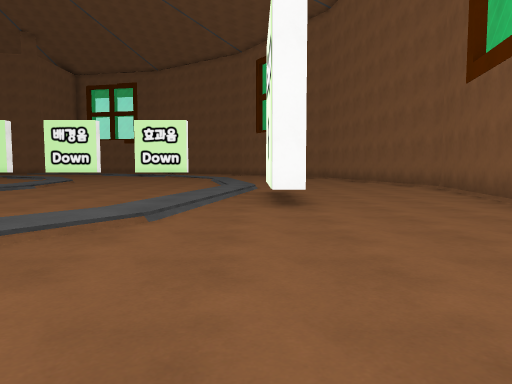
View 1 (above)

20 first-person views from a walk through a scene from a Unity 3-D project. The camera is 1.2 m above the floor, tilts 4° down and sees 70° across. The floor is counted in squares, 2 m on a side. Each view is taken from the middle of a square. On the plan, view 1 faces up. The plan holds only what a view shows up to about 10 squares ahead; the rest is blank. The place goes on beyond the plan. The player is left out. Some animated figures are left out. Some surface patterns are stand-ins.

View 2
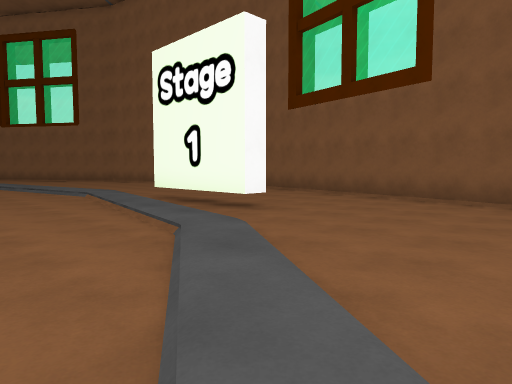

View 3
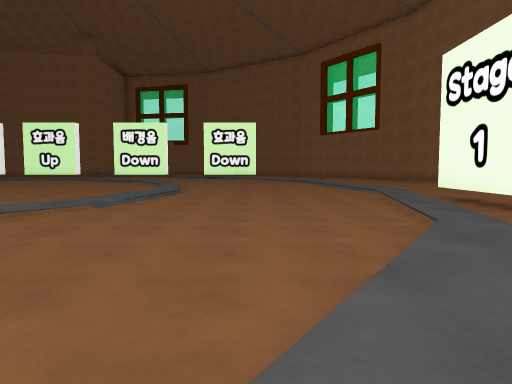

View 4
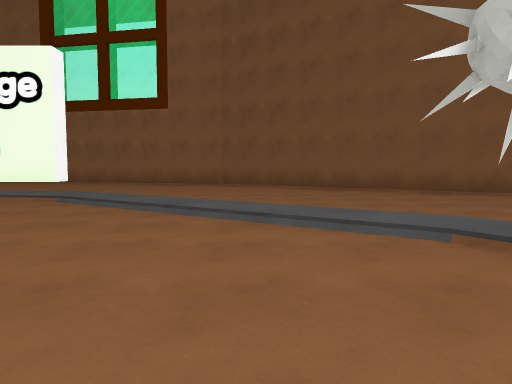

View 5
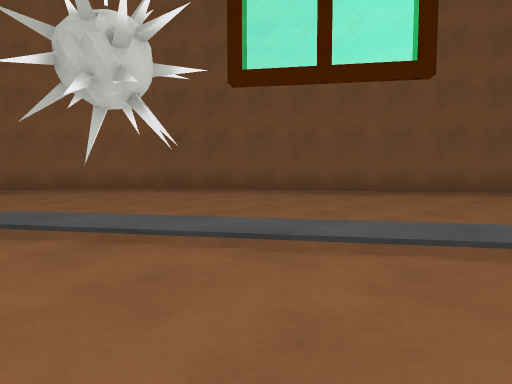

View 6
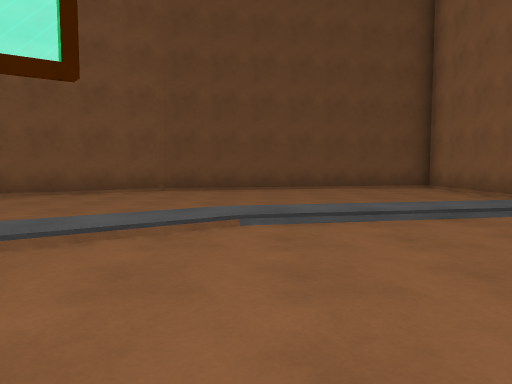

View 7
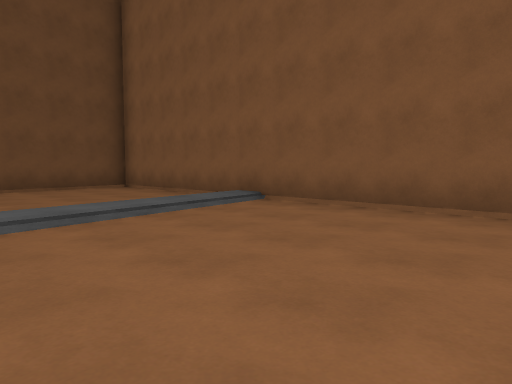

View 8
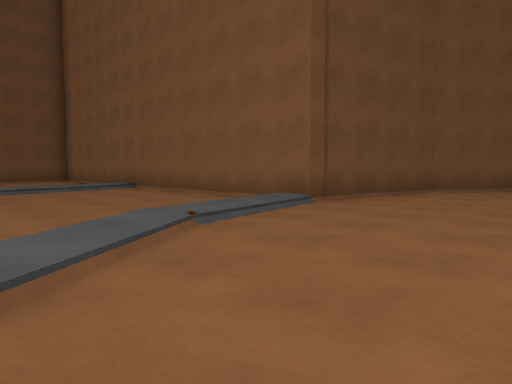

View 9
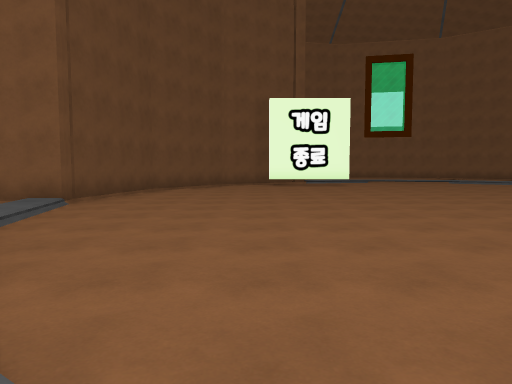

View 10
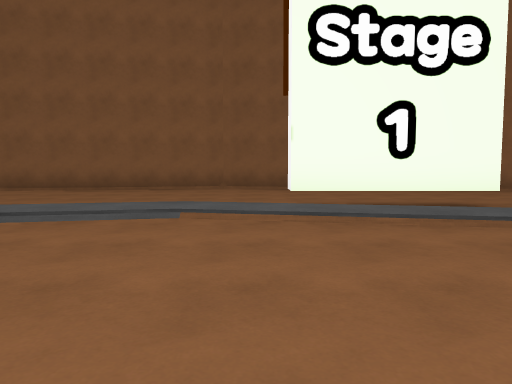

View 11
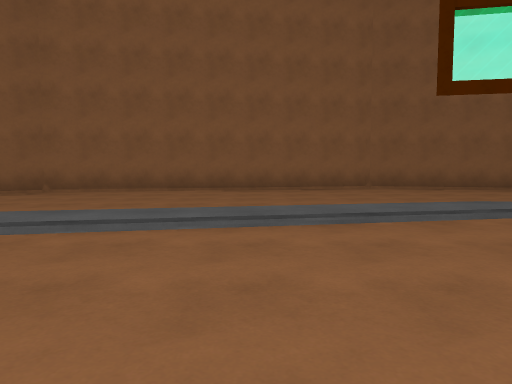

View 12
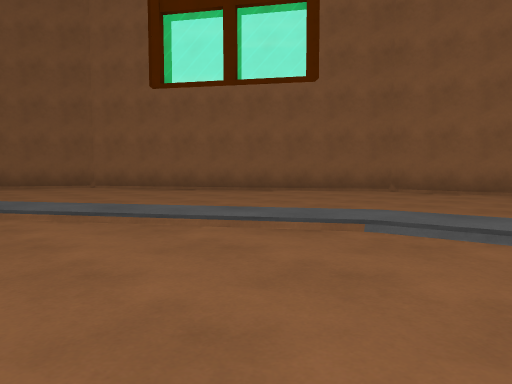

View 13
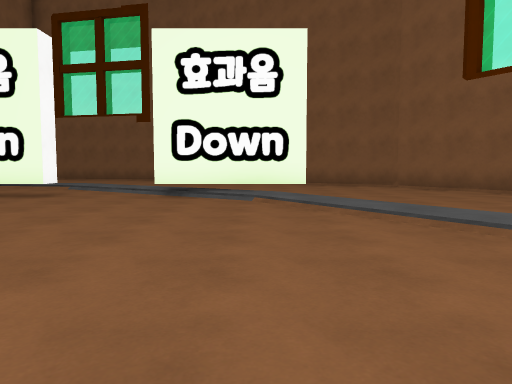

View 14
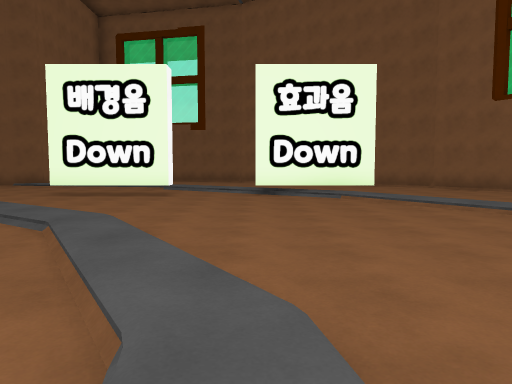

View 15
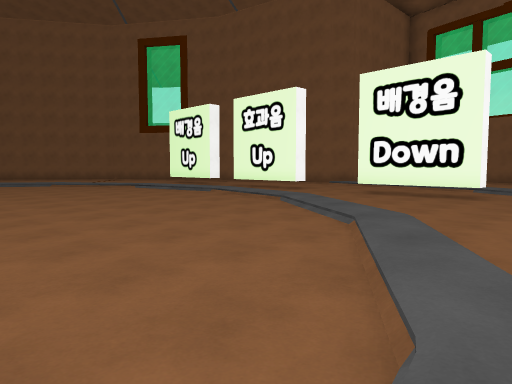

View 16
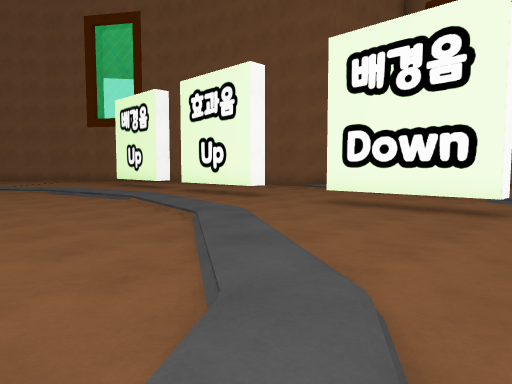

View 17
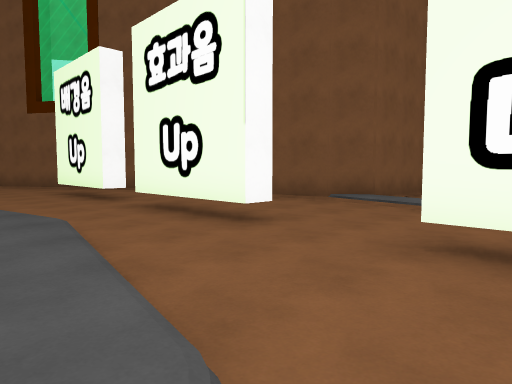

View 18
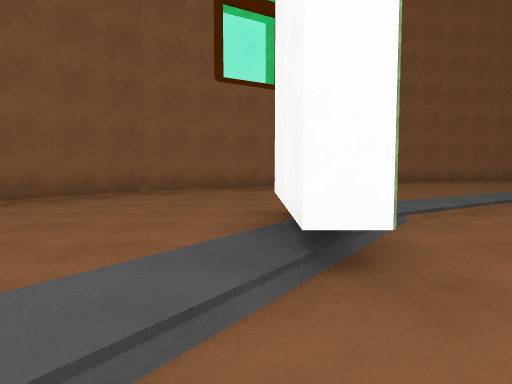

View 19
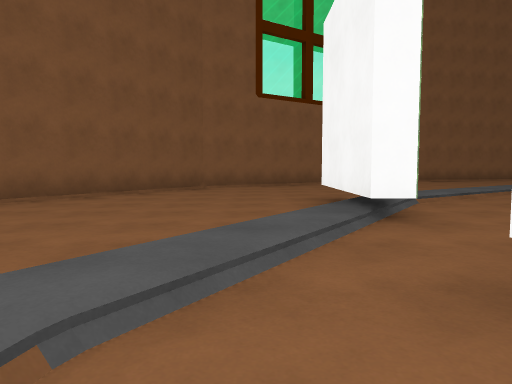

View 20
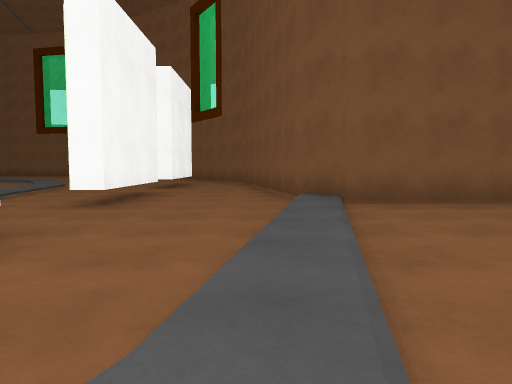

### Floor plan
Key: @ floor where view 1 was taken; # wall or solid block; . main floor; : floor 0.25 m higher than the main floor; / step, stairs or slope; O other object.
Columns run from 19 left of view 1 to 5 right of it. Each row starts with its distance up from view 1.
 26     #....   ....###
 25  ####///..........##
 24 ##....///:/........#
 23 ..........///......##
 22 #.###..###./###.....##
 21 .............//......#
 20 ..............//.....##
 19 ///:////.......//.....##
 18 //....///......./......#
 17 ........///.....//.....#
 16   ........//.....//....#
 15  .........//.....//....##
 14  ..........//...../.....#
 13     ........:.....:.....#
 12          .../  .../.....#
 11  ...            ..//....#
 10  ....    ... /....//....#
  9  ......  ...//....//....#
  8  ....... .../...../.#...#
  7  ...........:...../.#...#
  6  ..........//...../.#...#
  5  ........../.....//....##
  4  ........./ .....//....#
  3 ........//   ...//.....#
  2 ##....///.  ..../......#
  1  ####///.  ....//.....
  0     #.........//...@.#
 -1     #........//......#
 -2     #.......//..O...##
 -3     #.....///......##
 -4     #..////........#
 -5     #////.........##
 -6     #...........###
 -7     #..........##
 -8     #........###
 -9     #......###
-10     #.######

Where each view was taken, in squares from view 1:
view 1: 0 up, 0 right, facing up
view 2: 1 up, 4 left, facing up-right
view 3: 0 up, 4 left, facing up
view 4: 1 up, 8 left, facing right
view 5: 0 up, 9 left, facing down-right
view 6: 0 up, 10 left, facing down
view 7: 0 up, 10 left, facing down-left
view 8: 5 up, 10 left, facing down-left
view 9: 5 up, 8 left, facing left
view 10: 9 up, 5 left, facing right
view 11: 13 up, 5 left, facing right
view 12: 14 up, 5 left, facing up-right
view 13: 14 up, 5 left, facing up
view 14: 12 up, 7 left, facing up
view 15: 12 up, 7 left, facing up-left
view 16: 15 up, 8 left, facing up-left
view 17: 18 up, 11 left, facing up-left
view 18: 22 up, 9 left, facing right
view 19: 23 up, 11 left, facing right
view 20: 24 up, 9 left, facing left
